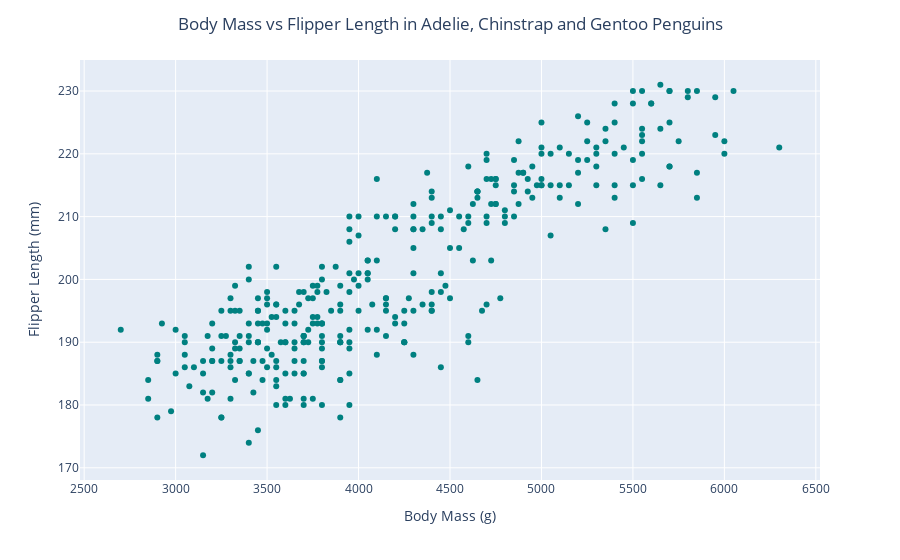

The cell this chart's notebook holds for it:
### Markdown cell above
## Scatterplot

### Code cell
fig = px.scatter(penguins, x="body_mass_g", y="flipper_length_mm",
color_discrete_sequence=['Teal']) #make a scatterplot
fig.update_layout(title={"text": "Body Mass vs Flipper Length in Adelie, Chinstrap and Gentoo Penguins", "x": 0.5},
 yaxis_title="Flipper Length (mm)", xaxis_title = "Body Mass (g)") #update x and y axis
fig.show()

### Figure 1 — Plotly figure (JSON) as saved in the notebook; plotly's stock layout.template omitted (floating-point values rounded to 4 significant figures; data arrays with more than 128 entries replaced by an {"elided": "..."} marker saying what was removed)
{"data": [{"hovertemplate": "body_mass_g=%{x}<br>flipper_length_mm=%{y}<extra></extra>", "legendgroup": "", "marker": {"color": "Teal", "symbol": "circle"}, "mode": "markers", "name": "", "orientation": "v", "showlegend": false, "type": "scatter", "x": {"elided": "344 int values"}, "xaxis": "x", "y": {"elided": "344 int values"}, "yaxis": "y"}], "layout": {"legend": {"tracegroupgap": 0}, "margin": {"t": 60}, "title": {"text": "Body Mass vs Flipper Length in Adelie, Chinstrap and Gentoo Penguins", "x": 0.5}, "xaxis": {"anchor": "y", "domain": [0, 1], "title": {"text": "Body Mass (g)"}}, "yaxis": {"anchor": "x", "domain": [0, 1], "title": {"text": "Flipper Length (mm)"}}}}
